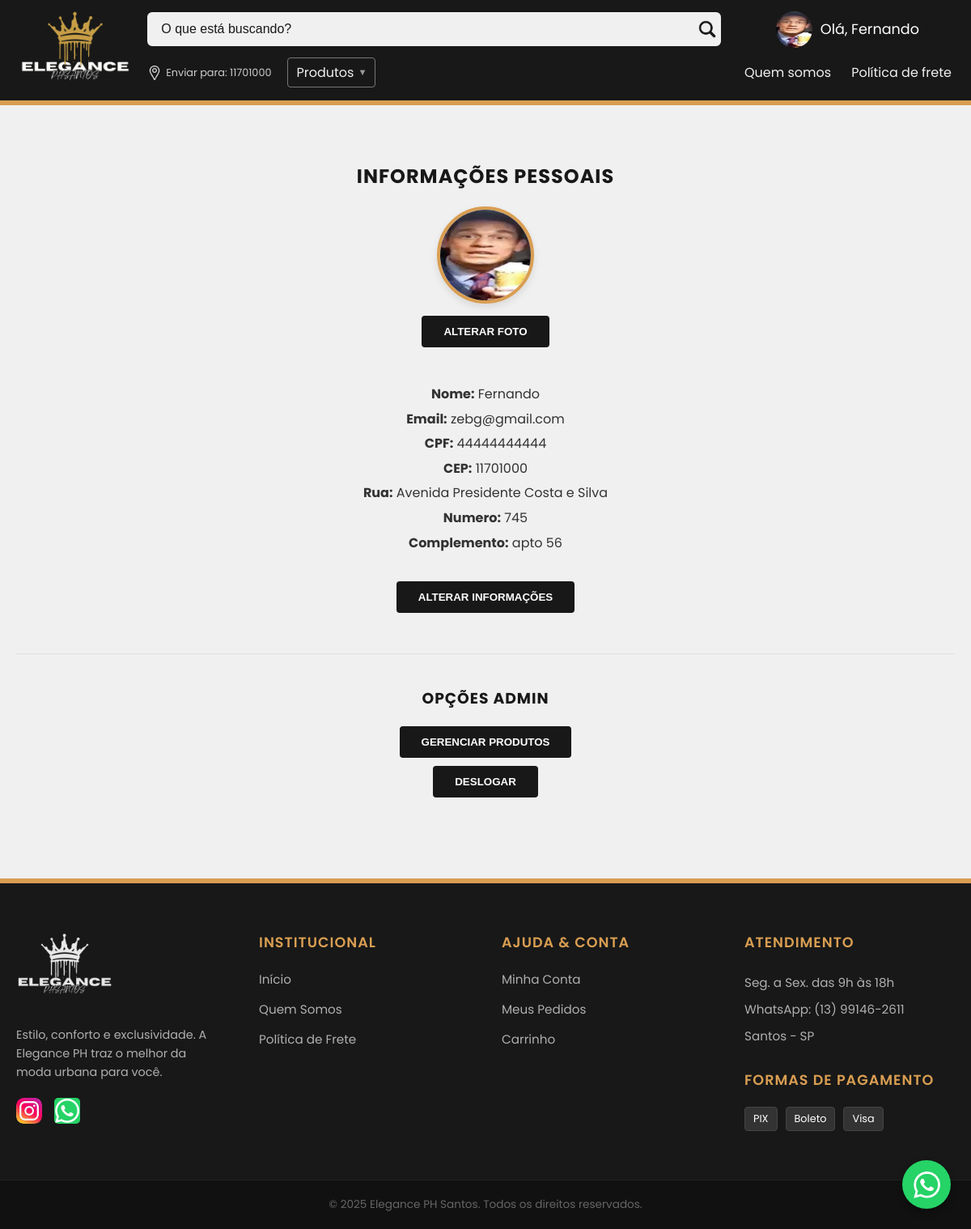
The app's page /Templates/dashboard.php (signed in) with its own data.
### tables this page shows
CREATE TABLE `usuario` (
  `id` int(11) NOT NULL,
  `nome` varchar(100) NOT NULL,
  `email` varchar(100) NOT NULL,
  `senha` varchar(255) NOT NULL,
  `foto` varchar(255) DEFAULT NULL,
  `CEP` char(8) NOT NULL,
  `CPF` char(11) NOT NULL,
  `nivel` enum('admin','usuario') NOT NULL DEFAULT 'usuario',
  `rua` varchar(100) DEFAULT NULL,
  `numero` varchar(100) DEFAULT NULL,
  `complemento` varchar(100) DEFAULT NULL,
  `Bairro` varchar(100) DEFAULT NULL,
  `Estado` varchar(100) DEFAULT NULL,
  `Cidade` varchar(100) DEFAULT NULL
);

### Templates/dashboard.php (the view, shortened to what this page needs)
<?php
require '../Scripts/config.php';
if (!isset($_SESSION['usuario_id'])) {
  $cep = '00000-000';
} else {
  $cep = $_SESSION["usuario_cep"];
}
?>
<?php
$id = $_SESSION['usuario_id'];
$query = $pdo->prepare("SELECT * FROM carrinho WHERE usuario_id = ?");
$query->execute([$id]);
$carrinho = $query->fetchAll(PDO::FETCH_ASSOC);
$R = $pdo->prepare("SELECT * FROM usuario WHERE id = ? ");
$R->execute([$id]);
$usuario = $R->fetch(PDO::FETCH_ASSOC);
?>
<!DOCTYPE html>
<html>
<head>
    <link rel="stylesheet" href="../Estilos/stylev2.css">
</head>
<body>
  <header class="menu">
    <div class="area-logo">
      <a href="home.php">
        <img class="logo" src="Imagens/icone-elegance.png" alt="Logo Elegance">
      </a>
    </div>
    <div class="conteudo-header">
      <div class="linha-topo">
        <form action="buscar.php" method="GET" class="search-box">
          <input class="button" type="text" name="pesquisa" placeholder="O que está buscando?" required>
          <button class="lupa" type="submit">
            <img id="lupa" src="Imagens/ICON LUPA.png" alt="Buscar">
          </button>
        </form>
        <div class="icones-topo">
          <?php if (!isset($_SESSION['usuario_id'])): ?>
            <a href="login.php" class="users-icon">
              <img src="Imagens/ICON PERFIL.png" style="width:45px; height:auto;">
              <div class="user-text">
                <span class="bem-vindo">Bem-vindo</span>
                <span class="entrar-txt"><u>Entrar</u> ou <u>cadastrar</u></span>
              </div>
            </a>
          <?php else: ?>
            <a href="dashboard.php" class="users-icon" style="padding-left:20px; padding-right: 40px;">
              <img src="<?php echo $_SESSION['usuario_foto']; ?>"
                style="width:45px; height:45px; border-radius:50%; object-fit:cover;">
              <span style="color:white; font-size:1.1rem;">
                Olá, <?php echo htmlspecialchars($_SESSION['usuario_nome']); ?>
              </span>
            </a>
          <?php endif; ?>
        </div>
      </div>
      <div class="linha-baixo">
        <div class="area-esquerda-dinamica">
          <div class="grupo-padrao">
            <div class="localizacao">
              <img src="Imagens/ICON PIN.png" alt="Pin" style="height: 18px; margin-right: 5px;">
              <span>Enviar para: <?php echo $cep ?></span>
            </div>
            <div class="btn-produtos" onclick="toggleMegaMenu()">
                      <span>Produtos</span>
                    <span class="seta">&#9660;</span>
                  </div>
              </div>
        </div>
          <nav class="links-nav">
              <a class="topicos" href="quemSomos.php">Quem somos</a>
              <a class="topicos" href="pfrete.php">Política de frete</a>
          </nav>
      </div>
    </div>
  </header>
<div class="pagina-perfil"> <h2>Informações Pessoais</h2>
    <img class="perfil-img" style="width:80px; border-radius: 50%; border: 5px solid black" src="<?php echo $_SESSION['usuario_foto']; ?>">
    <a href="alterarfoto.php"><input class="btn-acao" type="submit" value="alterar foto"></a>
    <div class="perfil-dados">
        <p><strong>Nome:</strong> <?php echo $_SESSION['usuario_nome']; ?></p>
        <p><strong>Email:</strong> <?php echo $_SESSION['usuario_email']; ?></p>
        <p><strong>CPF:</strong> <?php echo $usuario['CPF']; ?></p>
        <p><strong>CEP:</strong> <?php echo $usuario['CEP']; ?></p>
        <p><strong>Rua:</strong> <?php echo $usuario['rua']; ?></p>
        <p><strong>Numero:</strong> <?php echo $usuario['numero']; ?></p>
        <p><strong>Complemento:</strong> <?php echo $usuario['complemento']; ?></p>
    </div>
    <a href="alterarinfos.php"><input class="btn-acao btn-grande" type="submit" value="Alterar Informações"></a>
    <hr class="perfil-divisor">
    <?php
    if ($_SESSION['nivel'] !== 'admin') {
        echo "<h3>Carrinho</h3>";
        if (count($carrinho) == 0) {
            echo "<p>Seu carrinho está vazio.</p>";
            echo "<div class='botoes-nav'>";
            echo "<a href='../Scripts/logout.php'><button class='btn-nav'>Deslogar</button></a> ";
            echo "<a href='home.php'><button class='btn-nav'>Voltar</button></a>";
            echo "</div>";
        } else {
            echo "<form method='POST' class='carrinho-grid'>";
            foreach ($carrinho as $item) {
                if (empty($item['foto'])) {
                    $stmt = $pdo->prepare("SELECT foto FROM produto WHERE id = ?");
                    $stmt->execute([$item['produto_id']]);
                    $foto = $stmt->fetchColumn();
                } else {
                    $foto = $item['foto'];
                }
                echo "<div class='carrinho-card' style='border:1px solid #ccc; padding:10px; margin:10px; width:250px;'>";
                echo "<img src='{$foto}' width='100' style='display:block;margin-bottom:10px;'>";
                echo "<strong>{$item['nomeproduto']}</strong><br>";
                echo "Tamanho: {$item['tamanho']}<br>";
                echo "Quantidade: {$item['quantidade']}<br>";
                echo "Preço: R$ {$item['preco']}<br><br>";
                echo "<label class='lbl-check'>";
                echo "<input type='checkbox' name='selecionados[{$item['id']}]' value='1'> Selecionar";
                echo "</label><br>";
                echo "<label class='lbl-qtd'>";
                echo "Qtd para remover: <input type='number' name='quantidade[{$item['id']}]' min='1' max='{$item['quantidade']}' value='1'>";
                echo "</label><br>";
                echo "<label class='lbl-check'>";
                echo "<input type='checkbox' name='remover_todo[{$item['id']}]' value='1'> Remover todo";
                echo "</label>";
                echo "</div>";
            }
            echo "<div class='carrinho-actions'>";
            echo "<button type='submit' class='btn-verde' formaction='../Scripts/whatsapp_selecionar.php' style='background:green;color:white;padding:10px;margin-top:10px;'>Comprar selecionados</button>";
            echo "<button type='submit' class='btn-vermelho' formaction='../Scripts/remover_item.php' style='background:red;color:white;padding:10px;margin-top:10px;'>Remover selecionados</button>";
            echo "</div>";
            echo "</form>";
            echo "<div class='botoes-nav'>";
            echo "<a href='../Scripts/limparcarrinho.php'><button class='btn-cinza' style='background:#444;color:white; padding:10px;'>Limpar Carrinho</button></a><br><br>";
            echo "<a href='../Scripts/logout.php'><button class='btn-nav'>Deslogar</button></a> ";
            echo "<a href='home.php'><button class='btn-nav'>Voltar</button></a>";
            echo "</div>";
        }
    } else {
        echo "<h3>Opções Admin</h3><a href='GerenciarProds.php'><input class='btn-acao' type = 'submit' value= 'Gerenciar Produtos'></input></a>";
        echo "<a href='../Scripts/logout.php'><button class='btn-nav'>Deslogar</button></a> ";
    }
    ?>
</div>
<a class="WhtsAppFixo" href="https://wa.me/5513991462611" target="_blank" title="Fale conosco no WhatsApp">
  <img src="Imagens/zap.png" alt="WhatsApp">
</a>
<footer class="rodape-global">
  <div class="container-rodape">
    <div class="col-footer">
      <img class="logo-footer" src="Imagens/icone-elegance.png" alt="Elegance PH">
      <p class="desc-footer">
        Estilo, conforto e exclusividade. A Elegance PH traz o melhor da moda urbana para você.
      </p>
      <div class="redes-sociais">
        <a href="https://www.instagram.com/_eleganceph?igsh=ajlmOW9zZTE4cnAw" target="_blank">
            <img src="Imagens/ICON INSTAGRAM.png" alt="Instagram">
        </a>
        <a href="https://wa.me/5513991462611" target="_blank" >
            <img src="Imagens/zap.png" alt="WhatsApp" style="background-color: #da2c99; border-radius: 5px; filter: invert(1);">
        </a>
      </div>
    </div>
    <div class="col-footer">
      <h3>Institucional</h3>
      <ul class="lista-links">
        <li><a href="#">Início</a></li>
        <li><a href="quemSomos.php">Quem Somos</a></li>
        <li><a href="pfrete.php">Política de Frete</a></li>
      </ul>
    </div>
    <div class="col-footer">
      <h3>Ajuda & Conta</h3>
      <ul class="lista-links">
        <li><a href="dashboard.php">Minha Conta</a></li>
        <li><a href="dashboard.php">Meus Pedidos</a></li>
        <li><a href="dashboard.php">Carrinho</a></li>
      </ul>
    </div>
    <div class="col-footer">
      <h3>Atendimento</h3>
      <p class="info-contato">Seg. a Sex. das 9h às 18h</p>
      <p class="info-contato">WhatsApp: (13) 99146-2611</p>
      <p class="info-contato">Santos - SP</p>
      <div class="pagamento-footer">
        <h3>Formas de Pagamento</h3>
        <div class="icons-pag">
            <span>PIX</span>
            <span>Boleto</span>
            <span>Visa</span>
        </div>
      </div>
    </div>
  </div>
  <div class="copyright">
    <p>&copy; 2025 Elegance PH Santos. Todos os direitos reservados.</p>
  </div>
</footer>
</body>
</html>

### records on screen
usuario: CPF "44444444444", CEP "11701000", rua "Avenida Presidente Costa e Silva", numero "745", complemento "apto 56"

### other values on screen
$_SESSION['usuario_nome'] "Fernando"
$cep "11701000"
$_SESSION['usuario_email'] "zebg@gmail.com"
